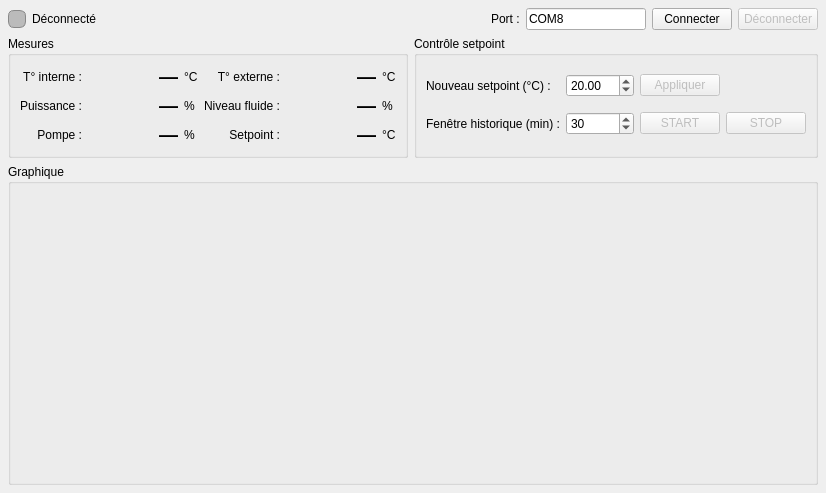
      <widget class="QWidget" name="tabJulabo">
       <attribute name="title">
        <string>🌡  JULABO</string>
       </attribute>
       <layout class="QVBoxLayout" name="layoutJulabo">
        <property name="spacing">
         <number>6</number>
        </property>
        <property name="leftMargin">
         <number>8</number>
        </property>
        <property name="topMargin">
         <number>8</number>
        </property>
        <property name="rightMargin">
         <number>8</number>
        </property>
        <property name="bottomMargin">
         <number>8</number>
        </property>
        <item>
         <layout class="QHBoxLayout" name="connRow">
          <item>
           <widget class="QLabel" name="lblConnLed">
            <property name="minimumSize">
             <size>
              <width>18</width>
              <height>18</height>
             </size>
            </property>
            <property name="maximumSize">
             <size>
              <width>18</width>
              <height>18</height>
             </size>
            </property>
            <property name="styleSheet">
             <string>border:1px solid #888; border-radius:6px; background:#bbb;</string>
            </property>
            <property name="text">
             <string/>
            </property>
           </widget>
          </item>
          <item>
           <widget class="QLabel" name="lblConnStatus">
            <property name="text">
             <string>Déconnecté</string>
            </property>
           </widget>
          </item>
          <item>
           <spacer name="spacerConn">
            <property name="orientation">
             <enum>Qt::Orientation::Horizontal</enum>
            </property>
            <property name="sizeHint" stdset="0">
             <size>
              <width>40</width>
              <height>20</height>
             </size>
            </property>
           </spacer>
          </item>
          <item>
           <widget class="QLabel" name="lblPortLabel">
            <property name="text">
             <string>Port :</string>
            </property>
           </widget>
          </item>
          <item>
           <widget class="QLineEdit" name="linePort">
            <property name="maximumSize">
             <size>
              <width>120</width>
              <height>16777215</height>
             </size>
            </property>
            <property name="text">
             <string>COM8</string>
            </property>
           </widget>
          </item>
          <item>
           <widget class="QPushButton" name="btnConnect">
            <property name="maximumSize">
             <size>
              <width>100</width>
              <height>16777215</height>
             </size>
            </property>
            <property name="text">
             <string>Connecter</string>
            </property>
           </widget>
          </item>
          <item>
           <widget class="QPushButton" name="btnDisconnect">
            <property name="enabled">
             <bool>false</bool>
            </property>
            <property name="maximumSize">
             <size>
              <width>110</width>
              <height>16777215</height>
             </size>
            </property>
            <property name="text">
             <string>Déconnecter</string>
            </property>
           </widget>
          </item>
         </layout>
        </item>
        <item>
         <layout class="QHBoxLayout" name="midRowJulabo">
          <item>
           <widget class="QGroupBox" name="grpVal">
            <property name="title">
             <string>Mesures</string>
            </property>
            <layout class="QGridLayout" name="gridVal">
             <item row="0" column="0">
              <widget class="QLabel" name="lblTIntLabel">
               <property name="text">
                <string>T° interne :</string>
               </property>
               <property name="alignment">
                <set>Qt::AlignmentFlag::AlignRight|Qt::AlignmentFlag::AlignTrailing|Qt::AlignmentFlag::AlignVCenter</set>
               </property>
              </widget>
             </item>
             <item row="0" column="1">
              <widget class="QLabel" name="lblTInt">
               <property name="minimumSize">
                <size>
                 <width>90</width>
                 <height>0</height>
                </size>
               </property>
               <property name="font">
                <font>
                 <pointsize>14</pointsize>
                 <bold>true</bold>
                </font>
               </property>
               <property name="text">
                <string>—</string>
               </property>
               <property name="alignment">
                <set>Qt::AlignmentFlag::AlignRight|Qt::AlignmentFlag::AlignTrailing|Qt::AlignmentFlag::AlignVCenter</set>
               </property>
              </widget>
             </item>
             <item row="0" column="2">
              <widget class="QLabel" name="lblTIntUnit">
               <property name="text">
                <string>°C</string>
               </property>
              </widget>
             </item>
             <item row="0" column="4">
              <widget class="QLabel" name="lblTExtLabel">
               <property name="text">
                <string>T° externe :</string>
               </property>
               <property name="alignment">
                <set>Qt::AlignmentFlag::AlignRight|Qt::AlignmentFlag::AlignTrailing|Qt::AlignmentFlag::AlignVCenter</set>
               </property>
              </widget>
             </item>
             <item row="0" column="5">
              <widget class="QLabel" name="lblTExt">
               <property name="minimumSize">
                <size>
                 <width>90</width>
                 <height>0</height>
                </size>
               </property>
               <property name="font">
                <font>
                 <pointsize>14</pointsize>
                 <bold>true</bold>
                </font>
               </property>
               <property name="text">
                <string>—</string>
               </property>
               <property name="alignment">
                <set>Qt::AlignmentFlag::AlignRight|Qt::AlignmentFlag::AlignTrailing|Qt::AlignmentFlag::AlignVCenter</set>
               </property>
              </widget>
             </item>
             <item row="0" column="6">
              <widget class="QLabel" name="lblTExtUnit">
               <property name="text">
                <string>°C</string>
               </property>
              </widget>
             </item>
             <item row="1" column="0">
              <widget class="QLabel" name="lblPressureLabel">
               <property name="text">
                <string>Puissance :</string>
               </property>
               <property name="alignment">
                <set>Qt::AlignmentFlag::AlignRight|Qt::AlignmentFlag::AlignTrailing|Qt::AlignmentFlag::AlignVCenter</set>
               </property>
              </widget>
             </item>
             <item row="1" column="1">
              <widget class="QLabel" name="lblPressure">
               <property name="font">
                <font>
                 <pointsize>14</pointsize>
                 <bold>true</bold>
                </font>
               </property>
               <property name="text">
                <string>—</string>
               </property>
               <property name="alignment">
                <set>Qt::AlignmentFlag::AlignRight|Qt::AlignmentFlag::AlignTrailing|Qt::AlignmentFlag::AlignVCenter</set>
               </property>
              </widget>
             </item>
             <item row="1" column="2">
              <widget class="QLabel" name="lblPressureUnit">
               <property name="text">
                <string>%</string>
               </property>
              </widget>
             </item>
             <item row="1" column="4">
              <widget class="QLabel" name="lblLevelLabel">
               <property name="text">
                <string>Niveau fluide :</string>
               </property>
               <property name="alignment">
                <set>Qt::AlignmentFlag::AlignRight|Qt::AlignmentFlag::AlignTrailing|Qt::AlignmentFlag::AlignVCenter</set>
               </property>
              </widget>
             </item>
             <item row="1" column="5">
              <widget class="QLabel" name="lblLevel">
               <property name="font">
                <font>
                 <pointsize>14</pointsize>
                 <bold>true</bold>
                </font>
               </property>
               <property name="text">
                <string>—</string>
               </property>
               <property name="alignment">
                <set>Qt::AlignmentFlag::AlignRight|Qt::AlignmentFlag::AlignTrailing|Qt::AlignmentFlag::AlignVCenter</set>
               </property>
              </widget>
             </item>
             <item row="1" column="6">
              <widget class="QLabel" name="lblLevelUnit">
               <property name="text">
                <string>%</string>
               </property>
              </widget>
             </item>
             <item row="2" column="0">
              <widget class="QLabel" name="lblPumpLabel">
               <property name="text">
                <string>Pompe :</string>
               </property>
               <property name="alignment">
                <set>Qt::AlignmentFlag::AlignRight|Qt::AlignmentFlag::AlignTrailing|Qt::AlignmentFlag::AlignVCenter</set>
               </property>
              </widget>
             </item>
             <item row="2" column="1">
              <widget class="QLabel" name="lblPumpSpeed">
               <property name="font">
                <font>
                 <pointsize>14</pointsize>
                 <bold>true</bold>
                </font>
               </property>
               <property name="text">
                <string>—</string>
               </property>
               <property name="alignment">
                <set>Qt::AlignmentFlag::AlignRight|Qt::AlignmentFlag::AlignTrailing|Qt::AlignmentFlag::AlignVCenter</set>
               </property>
              </widget>
             </item>
             <item row="2" column="2">
              <widget class="QLabel" name="lblPumpUnit">
               <property name="text">
                <string>%</string>
               </property>
              </widget>
             </item>
             <item row="2" column="4">
              <widget class="QLabel" name="lblSetpointLabel">
               <property name="text">
                <string>Setpoint :</string>
               </property>
               <property name="alignment">
                <set>Qt::AlignmentFlag::AlignRight|Qt::AlignmentFlag::AlignTrailing|Qt::AlignmentFlag::AlignVCenter</set>
               </property>
              </widget>
             </item>
             <item row="2" column="5">
              <widget class="QLabel" name="lblSetpoint">
               <property name="font">
                <font>
                 <pointsize>14</pointsize>
                 <bold>true</bold>
                </font>
               </property>
               <property name="text">
                <string>—</string>
               </property>
               <property name="alignment">
                <set>Qt::AlignmentFlag::AlignRight|Qt::AlignmentFlag::AlignTrailing|Qt::AlignmentFlag::AlignVCenter</set>
               </property>
              </widget>
             </item>
             <item row="2" column="6">
              <widget class="QLabel" name="lblSetpointUnit">
               <property name="text">
                <string>°C</string>
               </property>
              </widget>
             </item>
            </layout>
           </widget>
          </item>
          <item>
           <widget class="QGroupBox" name="grpCtrl">
            <property name="minimumSize">
             <size>
              <width>380</width>
              <height>0</height>
             </size>
            </property>
            <property name="title">
             <string>Contrôle setpoint</string>
            </property>
            <layout class="QGridLayout" name="gridCtrl">
             <item row="0" column="0">
              <widget class="QLabel" name="lblNewSp">
               <property name="text">
                <string>Nouveau setpoint (°C) :</string>
               </property>
              </widget>
             </item>
             <item row="0" column="1">
              <widget class="QDoubleSpinBox" name="spinSetpoint">
               <property name="minimum">
                <double>-150.000000000000000</double>
               </property>
               <property name="maximum">
                <double>400.000000000000000</double>
               </property>
               <property name="singleStep">
                <double>0.500000000000000</double>
               </property>
               <property name="value">
                <double>20.000000000000000</double>
               </property>
              </widget>
             </item>
             <item row="0" column="2">
              <widget class="QPushButton" name="btnApplySp">
               <property name="enabled">
                <bool>false</bool>
               </property>
               <property name="text">
                <string>Appliquer</string>
               </property>
              </widget>
             </item>
             <item row="1" column="0">
              <widget class="QLabel" name="lblWindowJLabel">
               <property name="text">
                <string>Fenêtre historique (min) :</string>
               </property>
              </widget>
             </item>
             <item row="1" column="1">
              <widget class="QSpinBox" name="spinWindow">
               <property name="minimum">
                <number>1</number>
               </property>
               <property name="maximum">
                <number>1440</number>
               </property>
               <property name="value">
                <number>30</number>
               </property>
              </widget>
             </item>
             <item row="1" column="2">
              <widget class="QPushButton" name="btnStart">
               <property name="enabled">
                <bool>false</bool>
               </property>
               <property name="text">
                <string>START</string>
               </property>
              </widget>
             </item>
             <item row="1" column="3">
              <widget class="QPushButton" name="btnStop">
               <property name="enabled">
                <bool>false</bool>
               </property>
               <property name="text">
                <string>STOP</string>
               </property>
              </widget>
             </item>
            </layout>
           </widget>
          </item>
         </layout>
        </item>
        <item>
         <widget class="QGroupBox" name="grpPlots">
          <property name="sizePolicy">
           <sizepolicy hsizetype="Expanding" vsizetype="Expanding">
            <horstretch>1</horstretch>
            <verstretch>1</verstretch>
           </sizepolicy>
          </property>
          <property name="title">
           <string>Graphique</string>
          </property>
          <layout class="QHBoxLayout" name="layoutGrpPlots">
           <item>
            <widget class="QWidget" name="plotContainer" native="true">
             <property name="sizePolicy">
              <sizepolicy hsizetype="Expanding" vsizetype="Expanding">
               <horstretch>1</horstretch>
               <verstretch>1</verstretch>
              </sizepolicy>
             </property>
             <property name="minimumSize">
              <size>
               <width>0</width>
               <height>280</height>
              </size>
             </property>
            </widget>
           </item>
          </layout>
         </widget>
        </item>
       </layout>
      </widget>
